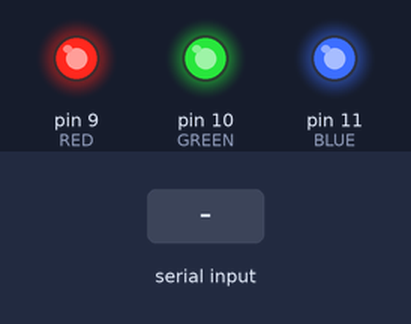
Recording of a sketch running on a simulated Arduino Uno, built with avr-gcc and run on an emulated ATmega328P. On the bench: output pins drawn as LEDs (lit = HIGH). The test bench sets the inputs (shaded band).

Above: at 1.2 s.
1.3 s: "90,45,200\n" received over Serial
At 2.1 s:
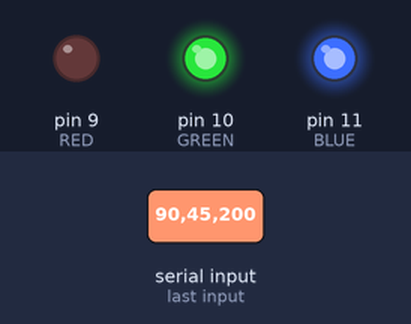
2.8 s: "30,150,10\n" received over Serial
At 5.6 s:
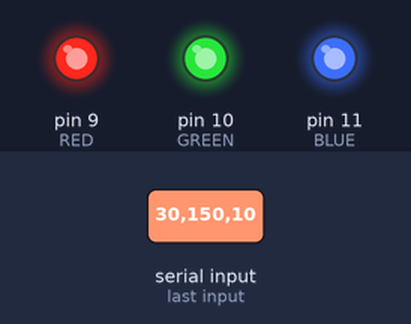
5.8 s: "1,90,45\n" received over Serial
At 6.7 s:
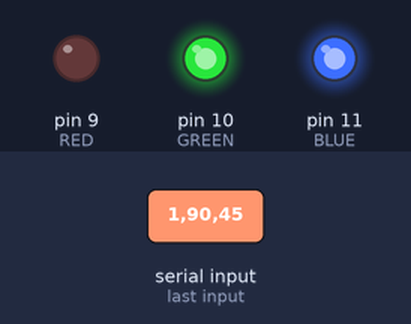
Timing chart, 0 to 10.3 s (numbered marks = the images above; inputs shaded):
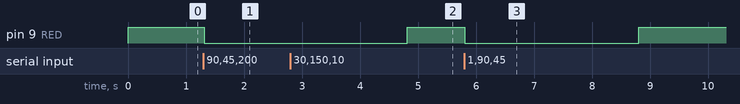

The sketch:

017.ino
```cpp
#define RED 9
#define GREEN 10
#define BLUE 11
int r,g,b;
void setup() {
  // put your setup code here, to run once:
  Serial.begin(9600);
  pinMode(RED,OUTPUT);
  pinMode(GREEN,OUTPUT);
  pinMode(BLUE,OUTPUT);
  digitalWrite(RED,HIGH);
  digitalWrite(BLUE,HIGH);
  digitalWrite(GREEN,HIGH);

}

void loop() {
  // put your main code here, to run repeatedly:
  while(!Serial){}
  if(Serial.available()>0)
  {
  r=Serial.parseInt();
  g=Serial.parseInt();
  b=Serial.parseInt();
  color_led(r,g,b);

  }

}

void color_led(int r,int g,int b)
{
  set_led(RED,r);
  set_led(RED,g);
  set_led(RED,b);
}

void set_led(int pin,int val)
{
  if(val)
  {
    digitalWrite(pin,LOW);
  }
  else
  {
    digitalWrite(pin,HIGH);
    }
}
```

Measured:
- after the input at 1.3 s, pin 9 (RED): HIGH → LOW at once
- after the input at 2.8 s, pin 9 (RED): LOW → HIGH after 2.0 s instead of 1.5 s
- after the input at 5.8 s, pin 9 (RED): HIGH → LOW at once, → HIGH 3.0 s later
